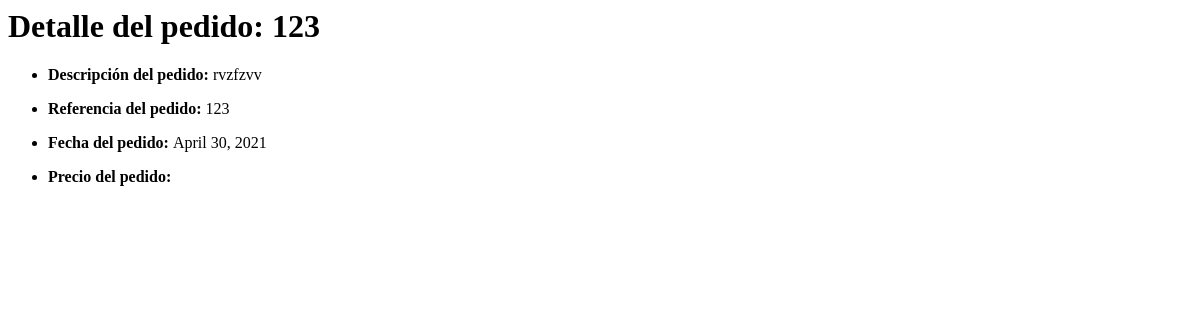
Before: /appEntrega/pedidos/123 with the older database file.
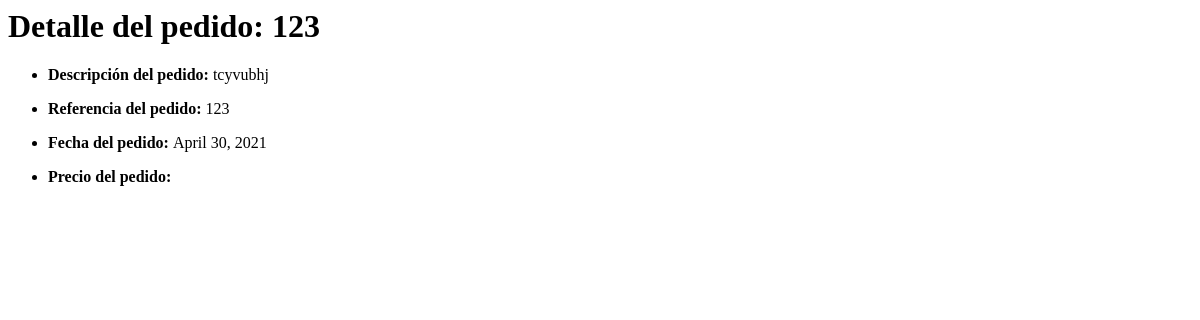
After: the same page with the newer database file.
### appEntrega/models.py (models this page shows)
class Orden_Pedido(models.Model):
    pedido_referencia = models.CharField(max_length=12, primary_key=True)
    pedido_fecha = models.DateField(auto_now=True)
    pedido_descripcion = models.TextField(max_length=250)
    pedido_cliente_cif = models.ForeignKey(Cliente, on_delete=models.CASCADE)

### appEntrega/views.py (the view)
# urls.py: path('pedidos/<int:pk>', PedidoDetailView.as_view(), name='detallePedido'),
class PedidoDetailView(DetailView):
    model = Orden_Pedido
    template_name = 'detallePedido.html'
    context_object_name = 'pedido'

### appEntrega/templates/detallePedido.html
{% block content %}
	<h1> Detalle del pedido: {{pedido.pedido_referencia}}</h1>
	{% if pedido %}
		<ul>
				<li>
					<p><strong>Descripción del pedido: </strong>{{pedido.pedido_descripcion}}</p>
				</li>
				<li>
					<p><strong>Referencia del pedido: </strong>{{pedido.pedido_referencia}}</p>
				</li>
				<li>
					<p><strong>Fecha del pedido: </strong>{{pedido.pedido_fecha}}</p>
				</li>
				<li>
					<p><strong>Precio del pedido: </strong>{{pedido.pedido_precio}}</p>
				</li>
		</ul>
	{% else %}
		<p>No hay pedidos</p>
	{% endif %}
{% endblock %}

Changed rows visible on the page:
changed Orden_Pedido id 123: pedido_descripcion "rvzfzvv" → "tcyvubhj"
